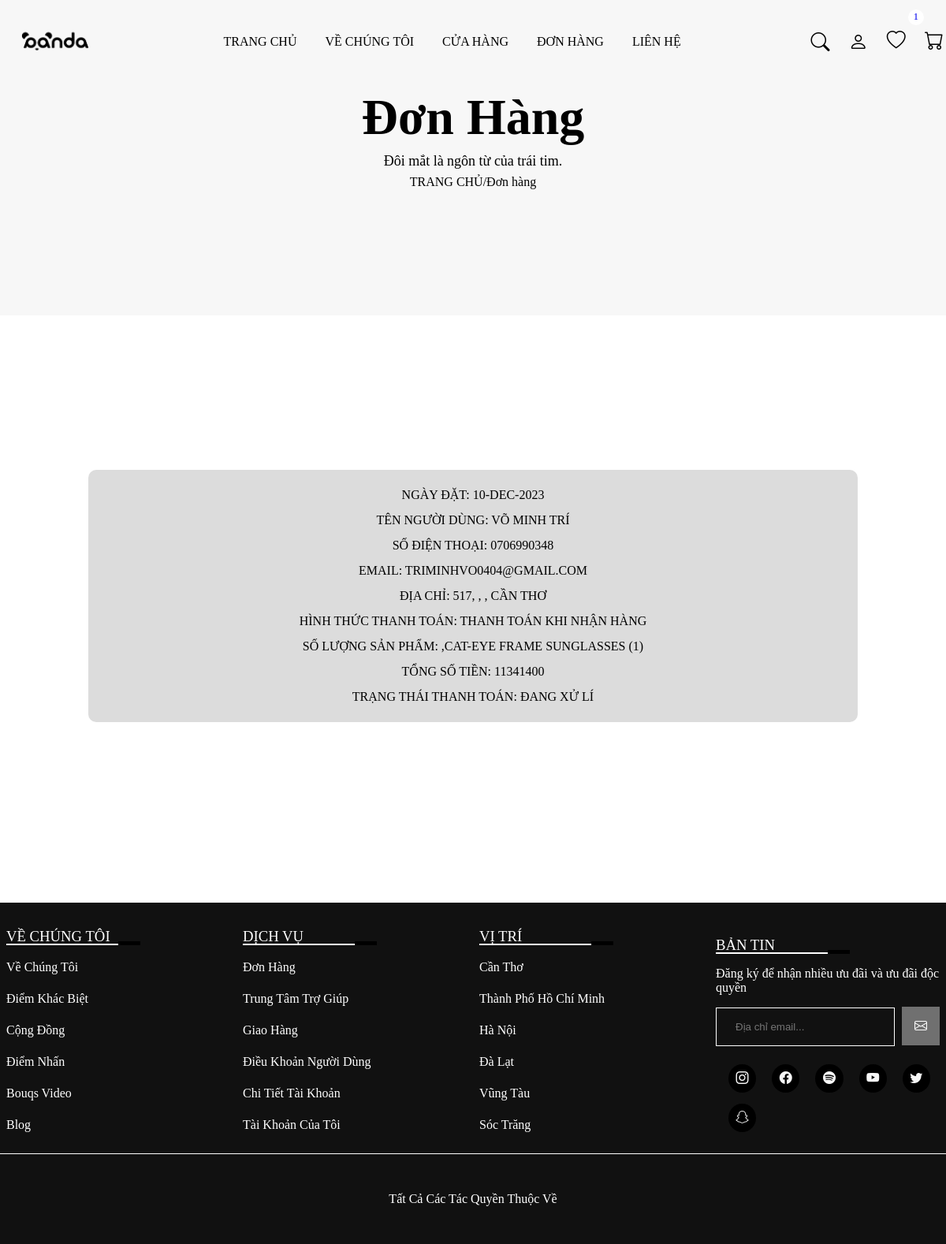
Page /order.php (signed in) on the committed database.
### tables this page shows
CREATE TABLE `orders` (
  `id` int(255) NOT NULL,
  `user_id` int(255) NOT NULL,
  `name` varchar(255) NOT NULL,
  `number` varchar(255) NOT NULL,
  `email` varchar(255) NOT NULL,
  `method` varchar(255) NOT NULL,
  `address` varchar(255) NOT NULL,
  `total_products` varchar(255) NOT NULL,
  `total_price` varchar(255) NOT NULL,
  `placed_on` varchar(255) NOT NULL,
  `payment_status` varchar(255) NOT NULL DEFAULT 'Đang xử lý'
);

### order.php (the view, shortened to what this page needs)
<?php
    include 'connection.php';
    $user_id = $_SESSION['user_id'];
?>
<!DOCTYPE html>
<html lang="en">
<head>
    <link rel="stylesheet" href="https://cdn.jsdelivr.net/npm/bootstrap-icons@1.9.1/font/bootstrap-icons.css">
    <link rel="stylesheet" href="https://cdnjs.cloudflare.com/ajax/libs/slick-carousel/1.9.0/slick-theme.min.css" />
    <link rel="stylesheet" href="https://cdnjs.cloudflare.com/ajax/libs/slick-carousel/1.9.0/slick.min.css" />
    <link rel="stylesheet" type="text/css" href="main.css?v=1.1 <?php echo time();?>">
</head>
<body>
    <?php include 'header.php'?>
    <div class="banner">
        <div class="detail">
            <h1>Đơn hàng</h1>
            <p>Đôi mắt là ngôn từ của trái tim.</p>
            <a href="index.php">Trang chủ</a><span>/Đơn hàng</span>
        </div>
    </div>
    <div class="line3"></div>
    <div class="order-section">
        <div class="box-container">
            <?php
                $select_orders = mysqli_query($conn, "SELECT * FROM `orders` WHERE user_id='$user_id'") or die('query failed');
                if(mysqli_num_rows($select_orders)>0){
                    while($fetch_orders = mysqli_fetch_assoc($select_orders)){
            ?>
            <div class="box">
                <p>Ngày đặt: <span><?php echo $fetch_orders['placed_on']; ?></span></p>
                <p>Tên người dùng: <span><?php echo $fetch_orders['name']; ?></span></p>
                <p>Số điện thoại: <span><?php echo $fetch_orders['number']; ?></span></p>
                <p>Email: <span><?php echo $fetch_orders['email']; ?></span></p>
                <p>Địa chỉ: <span><?php echo $fetch_orders['address']; ?></span></p>
                <p>Hình thức thanh toán: <span><?php echo $fetch_orders['method']; ?></span></p>
                <p>Số lượng sản phẩm: <span><?php echo $fetch_orders['total_products']; ?></span></p>
                <p>Tổng số tiền: <span><?php echo $fetch_orders['total_price']; ?></span></p>
                <p>Trạng thái thanh toán: <span><?php echo $fetch_orders['payment_status']; ?></span></p>
            </div>
            <?php
                    }
                }else{
                    echo'
                        <div class="empty">
                            <p>Chưa có đơn hàng nào được đặt!</p>
                        </div>
                    ';
                }
            ?>
        </div>
    </div>
    <div class="line"></div>
    <?php include 'footer.php'?>
</body>
</html>

### main.css (style rules this page uses)
* { margin: 0; padding: 0; box-sizing: border-box; }
:root { --box-shadow: 0px 0px 0px 6px rgb(255 255 255/40%); --orange: #f7f7f7; }
a { text-decoration: none; }
.line, .line4 { width: 100%; height: 100px; margin-top: -3.6rem; }
.line { margin-bottom: 10rem; }
.line2, .line3 { width: 100%; height: 100px; margin-top: -3.5rem; }
.line3 { margin-top: -3.5rem; margin-bottom: 7rem; }
.banner { background: var(--orange); width: 100%; height: 50vh; position: relative; z-index: 1; }
.banner::before { position: absolute; content: ''; bottom: -18%; right: 0; width: 316px; height: 245px; background-size: 316px; }
.banner .detail { padding: 7rem 0; text-align: center; z-index: 200; justify-content: center; }
.banner .detail h1 { font-size: 4rem; color: #000; text-transform: capitalize; }
.banner .detail p { font-size: 18px; line-height: 2; }
.banner .detail a { text-transform: uppercase; color: #000; }
.banner .detail span { color: #000; }
.testimonial-fluid::after, .project::after, .banner::after { content: ''; background-image: url(''); position: absolute; background-repeat: no-repeat; bottom: -120px; width: 330px; height: 226px; right: 0%; background-size: 330px; z-index: 1; }
.box-container { padding: 2% 8%; display: grid; grid-template-columns: repeat(auto-fit, minmax(20rem, 1fr)); column-gap: 1rem; }
.box-container .box { background: #DCDCDC; box-shadow: var(--orange); padding: 1rem; margin: 1rem; text-align: center; border-radius: 10px; line-height: 2; text-transform: uppercase; position: relative; }

### rows in the picture
orders: placed_on "10-DEC-2023", name "VÕ MINH TRÍ", number "0706990348", email "TRIMINHVO0404@GMAIL.COM", address "517, , , CẦN THƠ", method "THANH TOÁN KHI NHẬN HÀNG", total_products ",CAT-EYE FRAME SUNGLASSES (1)", total_price "11341400", payment_status "ĐANG XỬ LÍ"

### other values in the picture
$wishlist_num_rows "1"
